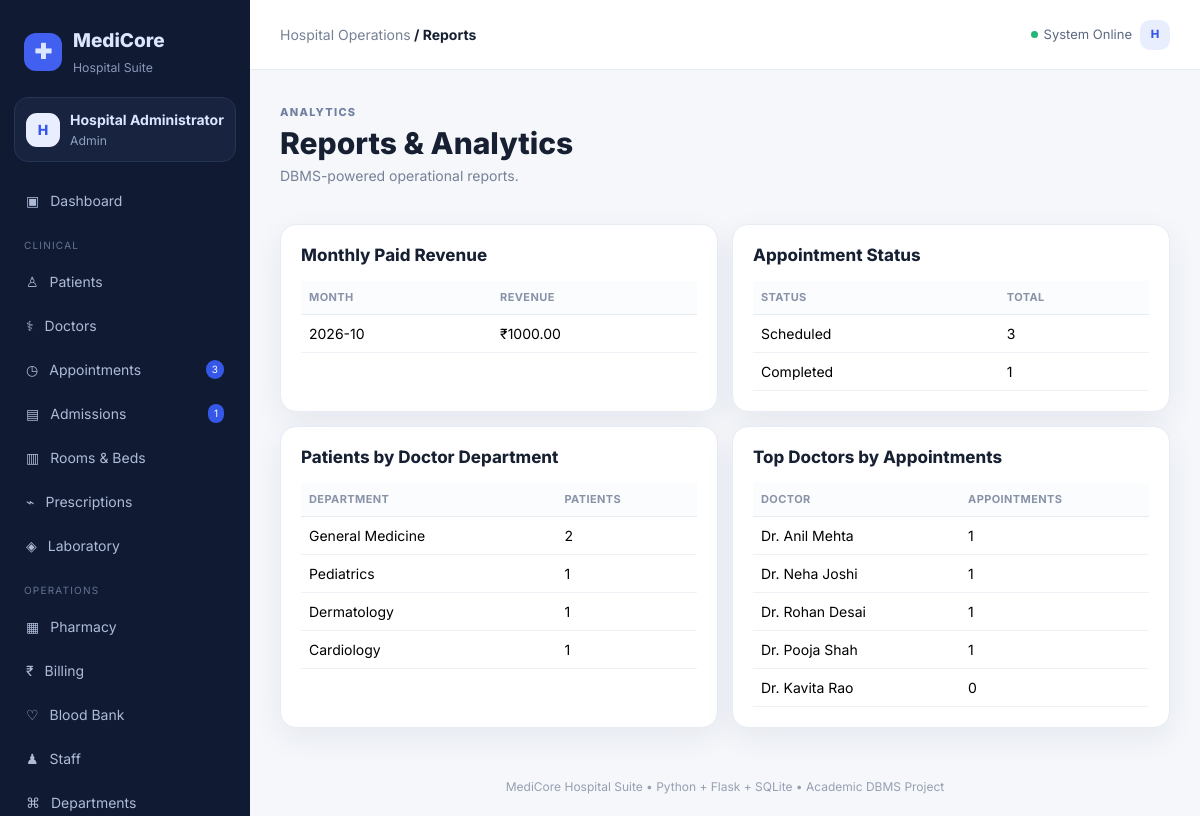
The app's page /reports (signed in) with its own data.
### tables this page shows
CREATE TABLE departments(
 department_id INTEGER PRIMARY KEY AUTOINCREMENT, name TEXT UNIQUE NOT NULL, floor TEXT, head_name TEXT,
 phone TEXT, status TEXT DEFAULT 'Active'
);

CREATE TABLE doctors(
 doctor_id INTEGER PRIMARY KEY AUTOINCREMENT, name TEXT NOT NULL, specialization TEXT, department_id INTEGER,
 phone TEXT,email TEXT,license_no TEXT,consultation_fee REAL DEFAULT 0,
 available_days TEXT,available_time TEXT,status TEXT DEFAULT 'Active',
 FOREIGN KEY(department_id) REFERENCES departments(department_id)
);

### app.py (the view)
@app.route("/reports")
@login_required
def reports():
    monthly=query("""SELECT strftime('%Y-%m',bill_date) month, SUM(total_amount) revenue
                     FROM bills WHERE payment_status='Paid'
                     GROUP BY month ORDER BY month DESC LIMIT 12""")
    appt=query("SELECT status,COUNT(*) total FROM appointments GROUP BY status ORDER BY total DESC")
    dept=query("""SELECT dep.name,COUNT(p.patient_id) total FROM patients p
                  LEFT JOIN doctors d ON p.primary_doctor_id=d.doctor_id
                  LEFT JOIN departments dep ON d.department_id=dep.department_id
                  GROUP BY dep.name ORDER BY total DESC""")
    topdocs=query("""SELECT d.name,COUNT(a.appointment_id) appointments
                     FROM doctors d LEFT JOIN appointments a ON a.doctor_id=d.doctor_id
                     GROUP BY d.doctor_id ORDER BY appointments DESC LIMIT 10""")
    return render_template("reports.html",monthly=monthly,appt=appt,dept=dept,topdocs=topdocs)

### app.py (called while the page is built)
def get_db():
    conn = sqlite3.connect(DB_PATH)
    conn.row_factory = sqlite3.Row
    conn.execute("PRAGMA foreign_keys = ON")
    conn.execute("PRAGMA journal_mode = WAL")
    return conn

def query(sql, params=()):
    conn = get_db()
    cur = conn.execute(sql, params)
    rows = [dict(r) for r in cur.fetchall()]
    conn.close()
    return rows

def one(sql, params=()):
    conn = get_db()
    row = conn.execute(sql, params).fetchone()
    result = dict(row) if row else None
    conn.close()
    return result

def login_required(fn):
    @wraps(fn)
    def wrapper(*args, **kwargs):
        if "user_id" not in session:
            flash("Please login first.", "warning")
            return redirect(url_for("login"))
        return fn(*args, **kwargs)
    return wrapper

@app.context_processor
def globals():
    return {
        "current_date": date.today(),
        "app_name": "MediCore Hospital",
        "nav_count": {
            "pending": one("SELECT COUNT(*) c FROM appointments WHERE status='Scheduled'")["c"],
            "admitted": one("SELECT COUNT(*) c FROM admissions WHERE status='Admitted'")["c"]
        }
    }

### templates/reports.html
{% extends "base.html" %}{% block title %}Reports{% endblock %}
{% block content %}<div class="page-head"><div><span class="eyebrow">ANALYTICS</span><h1>Reports & Analytics</h1><p class="muted">DBMS-powered operational reports.</p></div></div>
<div class="report-grid">
<div class="panel"><h3>Monthly Paid Revenue</h3><table class="table mt-3"><tr><th>Month</th><th>Revenue</th></tr>{% for x in monthly %}<tr><td>{{x.month}}</td><td>₹{{"%.2f"|format(x.revenue or 0)}}</td></tr>{% else %}<tr><td colspan="2">No paid revenue.</td></tr>{% endfor %}</table></div>
<div class="panel"><h3>Appointment Status</h3><table class="table mt-3"><tr><th>Status</th><th>Total</th></tr>{% for x in appt %}<tr><td>{{x.status}}</td><td>{{x.total}}</td></tr>{% endfor %}</table></div>
<div class="panel"><h3>Patients by Doctor Department</h3><table class="table mt-3"><tr><th>Department</th><th>Patients</th></tr>{% for x in dept %}<tr><td>{{x.name or 'Unassigned'}}</td><td>{{x.total}}</td></tr>{% endfor %}</table></div>
<div class="panel"><h3>Top Doctors by Appointments</h3><table class="table mt-3"><tr><th>Doctor</th><th>Appointments</th></tr>{% for x in topdocs %}<tr><td>{{x.name}}</td><td>{{x.appointments}}</td></tr>{% endfor %}</table></div>
</div>{% endblock %}

### static/style.css (style rules this page uses)
:root { --bg:#f5f7fb;--panel:#fff;--text:#172033;--muted:#768196;--line:#e7ebf2;--primary:#3558e8;--navy:#1a2550;--shadow:0 10px 30px rgba(30,42,80,.07) }
* { box-sizing:border-box }
body { margin:0;background:var(--bg);color:var(--text);font-family:Inter,system-ui,sans-serif;font-size:14px }
.muted { color:var(--muted) }
.page-head { display:flex;align-items:flex-end;justify-content:space-between;gap:20px;margin-bottom:22px }
.eyebrow { font-size:11px;letter-spacing:1.3px;color:#7180a0;font-weight:800 }
.page-head h1 { font-size:30px;margin:4px 0;font-weight:800 }
.panel { background:var(--panel);border:1px solid var(--line);border-radius:16px;box-shadow:var(--shadow);padding:20px }
.panel h3 { margin:0;font-size:17px;font-weight:750 }
.table { --bs-table-bg:transparent;margin-bottom:0 }
.table th { font-size:11px;text-transform:uppercase;letter-spacing:.4px;color:#8993a7;background:#fbfcfe;border-bottom:1px solid var(--line) }
.table td { border-color:#eef1f5 }
.report-grid { display:grid;grid-template-columns:1fr 1fr;gap:14px }

### records on screen
departments: name "General Medicine", total "2"
departments: name "Pediatrics", total "1"
departments: name "Dermatology", total "1"
departments: name "Cardiology", total "1"
doctors: name "Dr. Anil Mehta", appointments "1"
doctors: name "Dr. Neha Joshi", appointments "1"
doctors: name "Dr. Rohan Desai", appointments "1"
doctors: name "Dr. Pooja Shah", appointments "1"
doctors: name "Dr. Kavita Rao", appointments "0"

### other values on screen
{{ session.get('full_name','U')[0] }} "H"
{{ session.get('full_name') }} "Hospital Administrator"
{{ session.get('role') }} "Admin"
{{ nav_count.pending }} "3"
{{ nav_count.admitted }} "1"
{{ x.month }} "2026-10"
{{ "%.2f"|format(x.revenue or 0) }} "1000.00"
{{ x.status }} "Scheduled" "Completed"
{{ x.total }} "3" "1"
